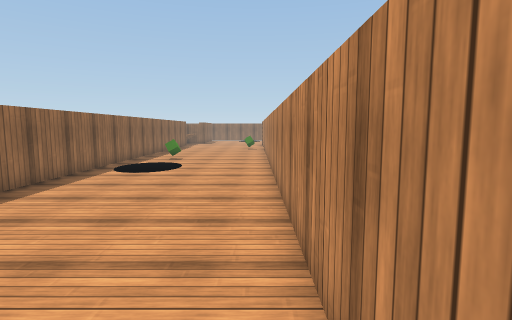
View 1 (above)

17 first-person views from a walk through a Unity game level. The camera is 1.5 m above the floor, tilts 6° down and sees 80° across. The floor is counted in squares, 1 m on a side. Each view is taken from the middle of a square. On the plan, view 1 faces up. The plan holds only what a view shows up to about 15 squares ahead; the rest is blank. The place goes on beyond the plan. The player is left out. Surface patterns are stand-ins for the level's own textures.

View 2
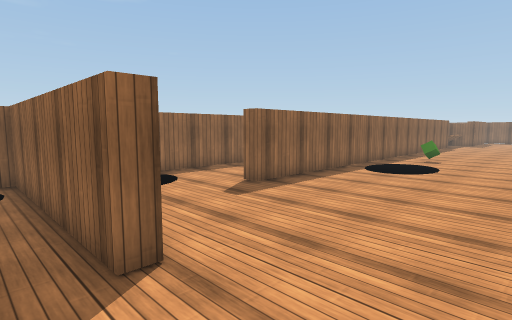

View 3
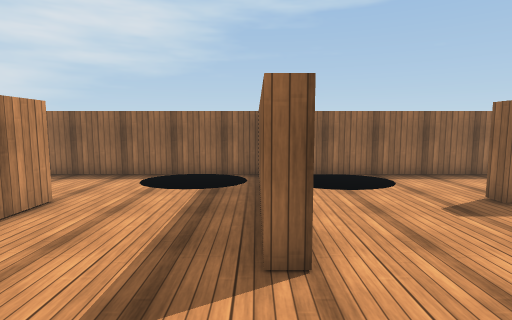

View 4
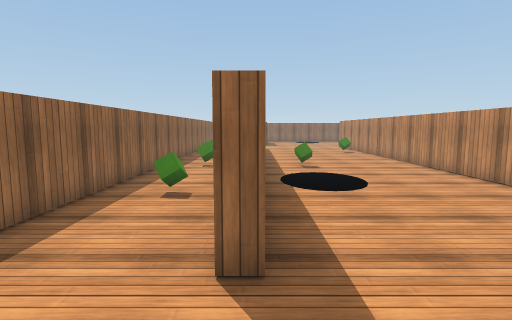

View 5
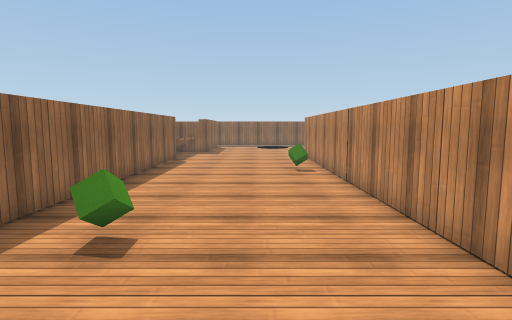

View 6
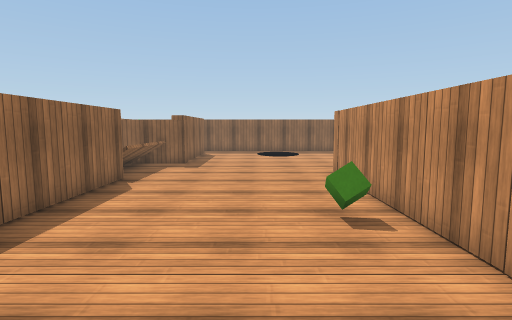

View 7
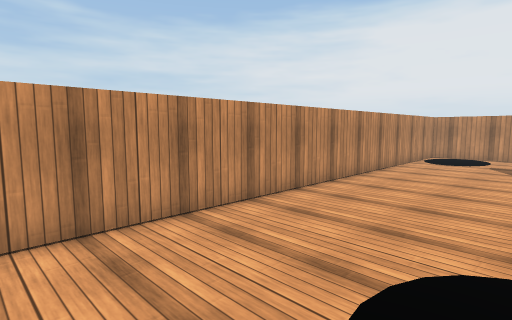

View 8
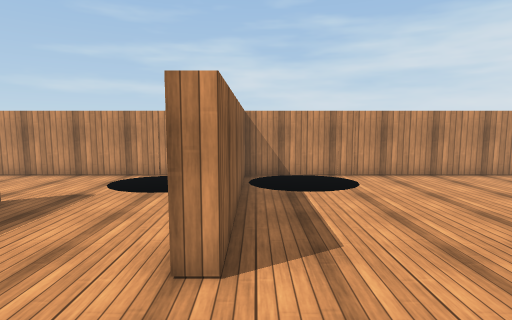

View 9
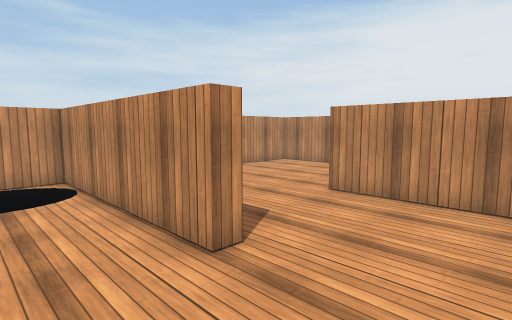

View 10
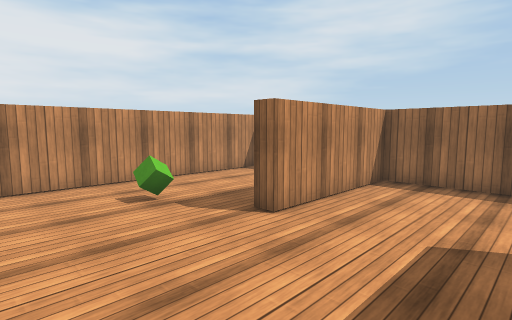

View 11
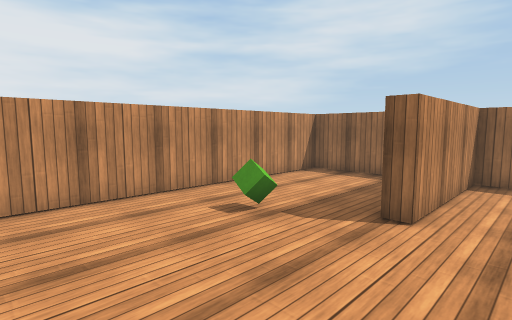

View 12
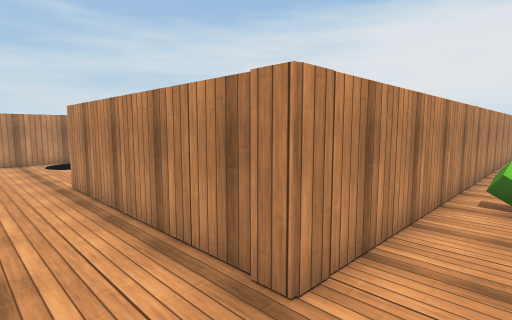

View 13
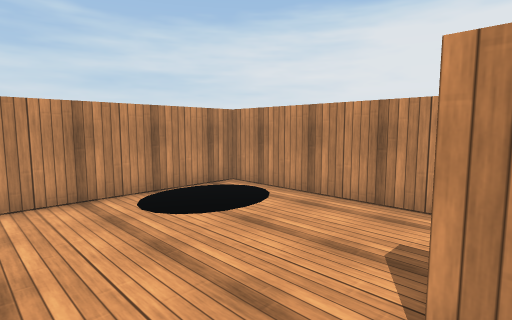

View 14
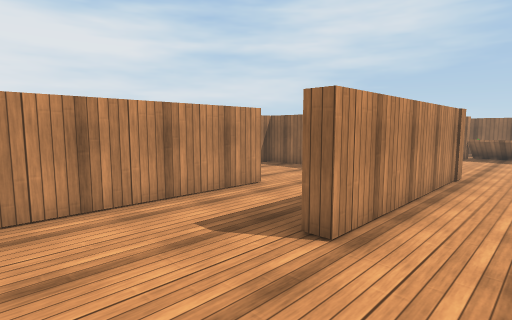

View 15
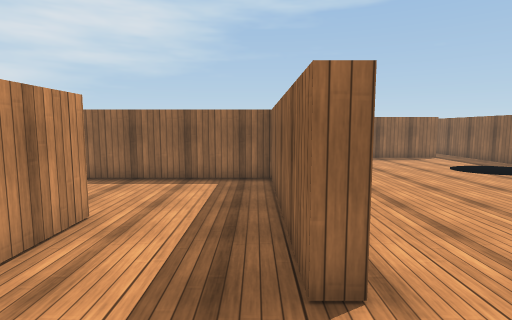

View 16
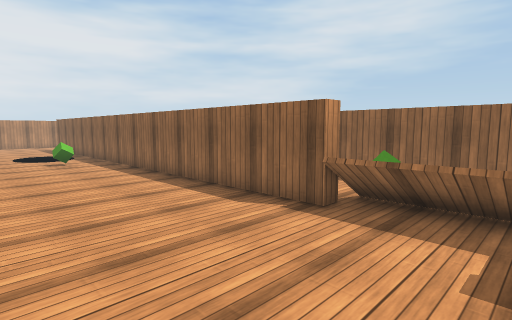

View 17
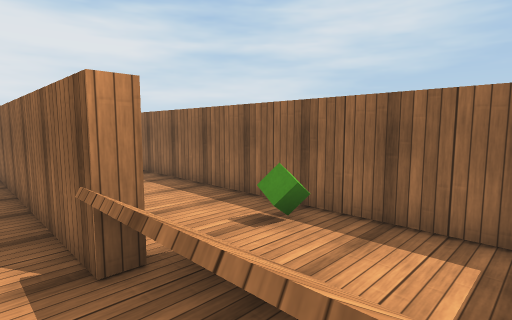

### Floor plan
Points are (right, up) in squares from view 1. A wall is a line through its corners. A room is listed if a view was taken in it or the views show most of it. See-through windows are left out.
Room 1 (views 1, 2, 3, 4, 5, 6, 7, 8, 9, 10, 11, 12, 16, 17)
walls: (-3, 1.6) (-3, 1.1) (-9.7, 1.1) (-9.7, -7.5) (-5, -7.5) (-5, -8.1); (0.1, -3.7) (-6.1, -3.7) (-6.1, -3.2) (0.5, -3.2) (0.5, 26.9); (-6.5, 25.9) (-5.9, 25.9) (-5.9, 5.9) (-6.5, 5.9); (-9.7, -9.9) (-9.7, -12.6) (0.5, -12.6) (0.5, -3.6); (-9.7, 28.8) (-9.7, 2.8)
ways out: opening at (0.5, 28.5) to room 2
objects: green cube (-9, 26); green cube (-8, 10); green cube (-8, 15); green cube (-4, -10); green cube (-4, 15); green cube (0, 22)
Room 2 (views 13, 14, 15)
walls: (5, 23.2) (13.7, 23.2) (13.7, 28.5); (1, 26.5) (1, 20) (1.8, 20); (0.5, 26.9) (7.5, 26.9) (7.5, 26.5) (1.4, 26.5)
ways out: opening at (0.5, 28.5) to room 1

Where each view was taken, in squares from view 1:
view 1: 0 up, 0 right, facing up
view 2: 0 up, 0 right, facing up-left
view 3: 1 up, 0 right, facing left
view 4: 3 up, 6 left, facing up
view 5: 11 up, 2 left, facing up
view 6: 17 up, 2 left, facing up
view 7: 14 up, 4 left, facing down-right
view 8: 4 down, 9 left, facing right
view 9: 1 down, 9 left, facing down-right
view 10: 4 down, 1 left, facing down-left
view 11: 6 down, 0 right, facing down-left
view 12: 29 up, 1 left, facing down-right
view 13: 29 up, 7 right, facing down-right
view 14: 29 up, 11 right, facing down-left
view 15: 26 up, 10 right, facing left
view 16: 29 up, 1 left, facing down-left
view 17: 29 up, 5 left, facing down-left
